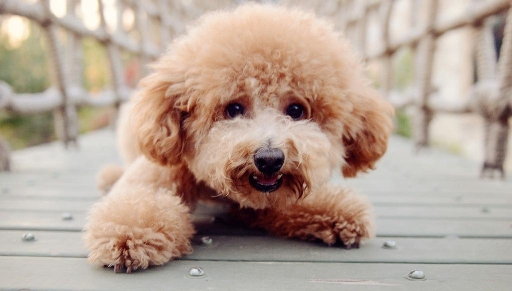
#> input picture OpenCv/图像美化/image1.jpg, 512 x 291 px
$ jupyter execute '01 灰度图像直方图.ipynb'   (shell and % lines are left out)   (older library calls are emulated)
#> lines starting #> are read from the running program, lines starting #| are printed output that depends on the picture
[cell 1]
import cv2
import numpy as np
import matplotlib.pyplot as plt

[cell 2]
# 1.读取图片并转换为灰度图片
# 2.创建一个1*256的全零数组 用于存放0-255这256个像素值的个数
# 3.用for循环对像素点进行遍历
# 4.根据像素值判断 让像素值加1
# 5.用for循环进行归一化(0-1) 把每一个像素值的个数转换为百分比
# 6.画图
img=cv2.imread('image1.jpg',1)
#> img is the input picture: shape (291, 512, 3); mean B, G, R 150.2, 163.1, 181.8
img=cv2.cvtColor(img,cv2.COLOR_BGR2GRAY)
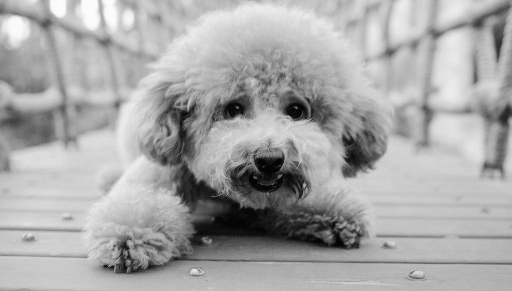
#> img: shape (291, 512); min 1, max 253, mean 167.2
print(img[0,0])
#| 168
imgInfo=img.shape
#> imgInfo = (291, 512)
heigth=imgInfo[0]
#> heigth = 291
width=imgInfo[1]
#> width = 512
dst=np.zeros(256,np.float)
# print(dst)
for i in range(heigth):
    for j in range(width):
        dst[img[i,j]]=dst[img[i,j]]+1
#> after the loop, dst = 256 values, max 2298 at index 201, min 0 at index 0, mean 582
for i in range(256):
    dst[i]=dst[i]/(width*heigth)
#> after the loop, dst = 256 values, max 0.0154 at index 201, min 0 at index 0, mean 0.00391
x = np.linspace(0,255,256)
y = dst
#> y has the same summary as dst
plt.bar(x,y,0.9,alpha = 1 ,color = 'b')
plt.show()
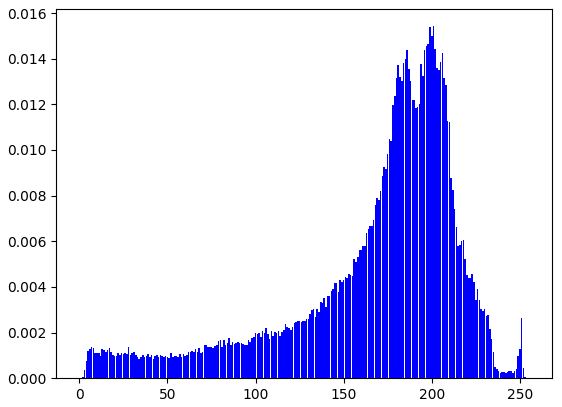
#> figure drawn by matplotlib, 1 panel; tallest bar 0.0154 high, from x = 200.6 to 201.5

[cell 3]
dst=np.zeros(255,np.uint8)
dst.shape

[cell 4]
dst[145]

[cell 5]
print()

[cell 6]
import cv2
import numpy as np
import matplotlib.pyplot as plt
img = cv2.imread('image1.jpg',1)
# cv2.imshow('src',img)
imgInfo = img.shape
#> imgInfo = (291, 512, 3)
height = imgInfo[0]
#> height = 291
width = imgInfo[1]
gray = cv2.cvtColor(img,cv2.COLOR_BGR2GRAY)
count = np.zeros(256,np.float)
for i in range(0,height):
    for j in range(0,width):
        pixel = gray[i,j]
        index = int(pixel)
        count[index] = count[index]+1
#> after the loop, count = 256 values, max 2298 at index 201, min 0 at index 0, mean 582
for i in range(0,256):
    count[i] = count[i]/(height*width)
#> after the loop, count has the same summary as dst
x = np.linspace(0,255,256)
y = count

plt.bar(x,y,0.9,alpha = 1 ,color = 'b')
plt.show()
print(y.shape)
#| (256,)
# print(count)
# cv2.waitKey(0)

[cell 7]
img=cv2.imread('image1.jpg',1)
# img=cv2.cvtColor(img,cv2.COLOR_BGR2GRAY)
# print(img[0,0])
imgInfo=img.shape
heigth=imgInfo[0]
width=imgInfo[1]
dstb=np.zeros(256,np.float)
dstg=np.zeros(256,np.float)
dstr=np.zeros(256,np.float)
print(dst.shape)
for i in range(heigth):
    for j in range(width):
        (b,g,r)=img[i,j]
        dstb[b]=dstb[b]+1
        dstg[g]=dstg[g]+1
        dstr[r]=dstr[r]+1
#> after the loop, dstb = 256 values, max 2029 at index 192, min 0 at index 246, mean 582; dstg = 256 values, max 2306 at index 197, min 0 at index 255, mean 582; dstr = 256 values, max 2445 at index 204, min 0 at index 0, mean 582
for i in range(256):#归一化
    dstb[i]=dstb[i]/(width*heigth)
    dstg[i]=dstg[i]/(width*heigth)
    dstr[i]=dstr[i]/(width*heigth)
#> after the loop, dstb = 256 values, max 0.0136 at index 192, min 0 at index 246, mean 0.00391; dstg = 256 values, max 0.0155 at index 197, min 0 at index 255, mean 0.00391; dstr = 256 values, max 0.0164 at index 204, min 0 at index 0, mean 0.00391
x = np.linspace(0,255,256)
yb = dstb
#> yb has the same summary as dstb
yg = dstg
#> yg has the same summary as dstg
yr = dstr
#> yr has the same summary as dstr
plt.bar(x,yb,0.9,alpha = 1 ,color = 'b')
plt.bar(x,yg,0.9,alpha = 1 ,color = 'g')
plt.bar(x,yr,0.9,alpha = 1 ,color = 'r')
plt.show()
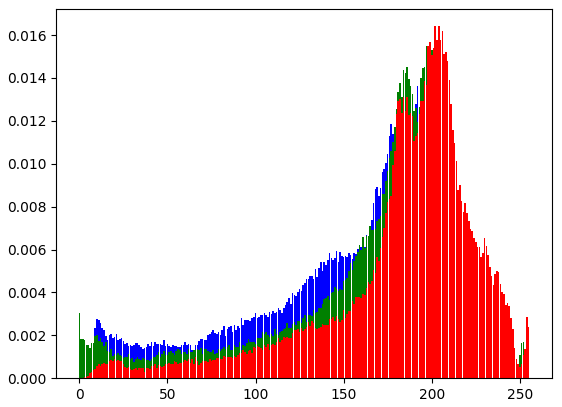
#> figure drawn by matplotlib, 1 panel; tallest bar 0.0136 high, from x = 191.6 to 192.5; tallest bar 0.0155 high, from x = 196.6 to 197.5; tallest bar 0.0164 high, from x = 203.6 to 204.5

[cell 8]
def ImageHist(image,type):
    color=(255,255,255)
    windowName='Gray'
    if type==31:
        color=(255,0,0)
        windowName='B Hist'
    elif type==32:
        color=(0,255,0)
        windowName='G Hist'
    elif type==33:
        color=(0,0,255)
        windowName='R Hist'
    hist=cv2.calcHist([image],[0],None,[256],[0.0,255.0])
    minV,maxV,minL,maxL=cv2.minMaxLoc(hist)
    print(minV,maxV,minL,maxL)
    histImg=np.zeros([256,256,3],np.uint8)
    for h in range(0,256):
        intenNormal=int(hist[h]*256/maxV)
        cv2.line(histImg,(h,256),(h,256-intenNormal),color)
    cv2.imshow(windowName,histImg)
    return histImg

img=cv2.imread('image1.jpg',1)
channels=cv2.split(img)#划分通道 b g r
for i in range(3):
    ImageHist(channels[i],31+i)
#> this loop made 3 passes
#> (maxV in ImageHist, minL in ImageHist, maxL in ImageHist) on passes 1 to 3: (2029, (0, 246), (0, 192)), (2306, (0, 255), (0, 197)), (2445, (0, 0), (0, 204))
#| 0.0 2029.0 (0, 246) (0, 192)
#| 0.0 2306.0 (0, 255) (0, 197)
#| 0.0 2445.0 (0, 0) (0, 204)
#> pass 1, in ImageHist, `cv2.imshow(windowName,histImg)`:
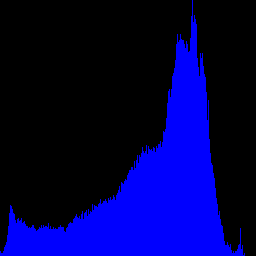
#> window 'B Hist': shape (256, 256, 3); mean B, G, R 72.7, 0, 0
#> pass 2, in ImageHist (call 2), `cv2.imshow(windowName,histImg)`:
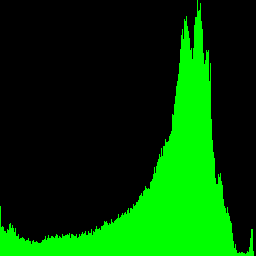
#> window 'G Hist': shape (256, 256, 3); mean B, G, R 0, 63.9, 0
cv2.waitKey()
cv2.destroyAllWindows()

[cell 9]
img=cv2.imread('image1.jpg',0)
#> img: shape (291, 512); min 0, max 253, mean 167.2
imgInfo=img.shape
#> imgInfo = (291, 512)
heigth=imgInfo[0]
width=imgInfo[1]
hist=cv2.calcHist([img],[0],None,[256],[0.0,255.0])
#> hist = 256 values, max 2298 at index 201, min 0 at index 254, mean 582
hist=hist.reshape(256,)
for i in range(0,256):
    hist[i] = hist[i]/(height*width)
#> after the loop, hist = 256 values, max 0.0154 at index 201, min 0 at index 254, mean 0.00391
x = np.linspace(0,255,256)
y=hist
#> y has the same summary as hist
plt.bar(x,y,0.9,alpha = 1 ,color = 'y')
plt.show()
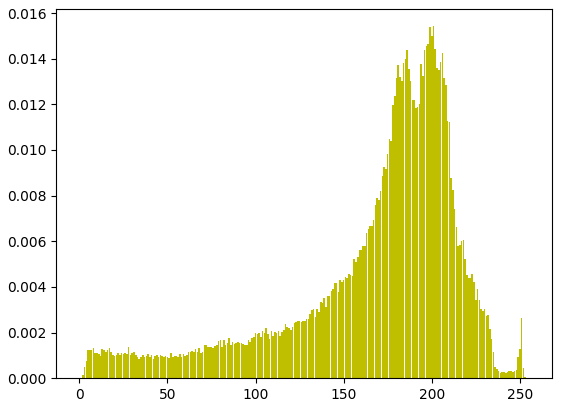
#> figure drawn by matplotlib, 1 panel; tallest bar 0.0154 high, from x = 200.6 to 201.5

[cell 10]
#彩色
img=cv2.imread('image1.jpg',1)
imgInfo=img.shape
#> imgInfo = (291, 512, 3)
heigth=imgInfo[0]
width=imgInfo[1]
histb=cv2.calcHist([img],[0],None,[256],[0,255])
#> histb = 256 values, max 2029 at index 192, min 0 at index 246, mean 582
histg=cv2.calcHist([img],[1],None,[256],[0,255])
#> histg = 256 values, max 2306 at index 197, min 0 at index 255, mean 582
histr=cv2.calcHist([img],[2],None,[256],[0,255])
#> histr = 256 values, max 2445 at index 204, min 0 at index 0, mean 580.6
histb=histb.reshape(256,)
histg=histg.reshape(256,)
histr=histr.reshape(256,)
for i in range(0,256):
    histb[i] = histb[i]/(heigth*width)
    histg[i] = histg[i]/(heigth*width)
    histr[i] = histr[i]/(heigth*width)
#> after the loop, histb has the same summary as dstb; histg has the same summary as dstg; histr = 256 values, max 0.0164 at index 204, min 0 at index 0, mean 0.0039
x = np.linspace(0,255,256)
yb=histb
plt.bar(x,yb,0.9,alpha = 1 ,color = 'b')
yg=histg
plt.show()
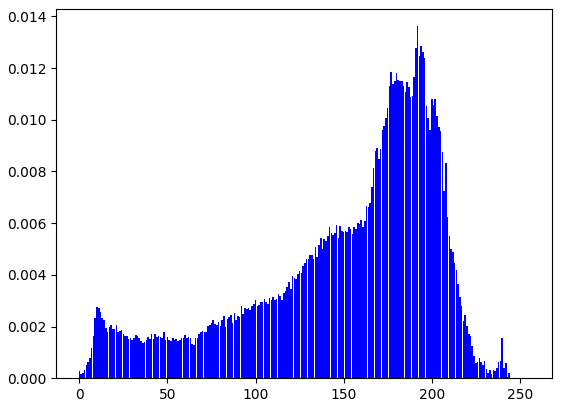
#> figure drawn by matplotlib, 1 panel; tallest bar 0.0136 high, from x = 191.6 to 192.5
plt.bar(x,yg,0.9,alpha = 1 ,color = 'g')
yr=histr
#> yr has the same summary as histr
plt.show()
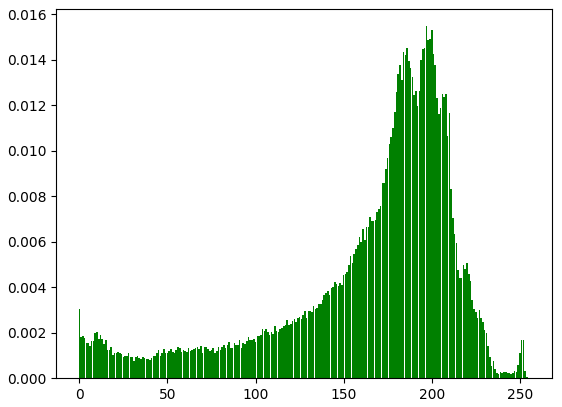
#> figure drawn by matplotlib, 1 panel; tallest bar 0.0155 high, from x = 196.6 to 197.5
plt.bar(x,yr,0.9,alpha = 1 ,color = 'r')
plt.show()
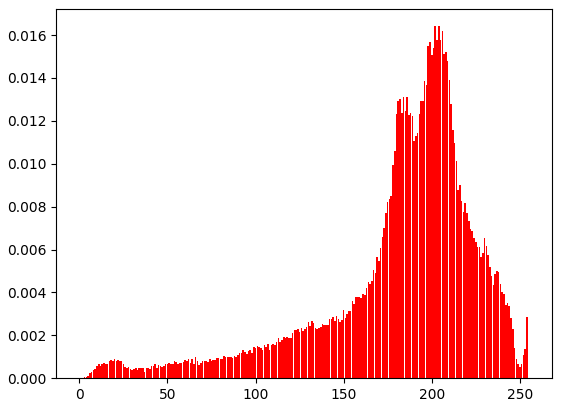
#> figure drawn by matplotlib, 1 panel; tallest bar 0.0164 high, from x = 203.6 to 204.5
# [6 lines of commented-out code are left out]

$ run again, with OpenCv/图像美化/image2.jpg copied over OpenCv/图像美化/image1.jpg
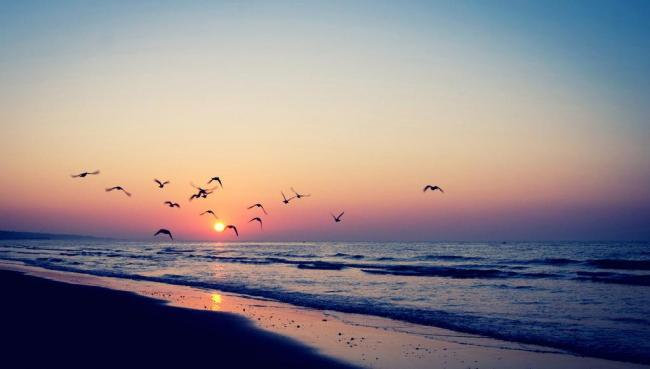
#> input picture OpenCv/图像美化/image2.jpg, 650 x 369 px
#> img is the input picture: shape (369, 650, 3); mean B, G, R 136.6, 131.5, 140.6
#| 128
#> after the loop `for i in range(heigth):`: dst = 256 values, max 17235 at index 6, min 0 at index 0, mean 936.9
#> after the loop `for i in range(256):`: dst = 256 values, max 0.0719 at index 6, min 0 at index 0, mean 0.00391
#> `y = dst`: y has the same summary as dst
#> after the loop `for i in range(0,height):`: count = 256 values, max 17235 at index 6, min 0 at index 0, mean 936.9
#> after the loop `for i in range(0,256):`: count has the same summary as dst
#| (256,)
#> after the loop `for i in range(heigth):`: dstb = 256 values, max 14984 at index 38, min 0 at index 22, mean 936.9; dstg = 256 values, max 17375 at index 2, min 0 at index 224, mean 936.9; dstr = 256 values, max 17100 at index 2, min 303 at index 28, mean 936.9
#> after the loop `for i in range(256):#归一化`: dstb = 256 values, max 0.0625 at index 38, min 0 at index 22, mean 0.00391; dstg = 256 values, max 0.0724 at index 2, min 0 at index 224, mean 0.00391; dstr = 256 values, max 0.0713 at index 2, min 0.00126 at index 28, mean 0.00391
#> yb has the same summary as dstb
#> yg has the same summary as dstg
#> `yr = dstr`: yr has the same summary as dstr
#> the loop `for i in range(3):` made 3 passes
#> (maxV in ImageHist, minL in ImageHist, maxL in ImageHist) on passes 1 to 3: (14984, (0, 22), (0, 38)), (17375, (0, 224), (0, 2)), (17100, (0, 255), (0, 2))
#> (printed output is left out)
#> pass 1, in ImageHist, `cv2.imshow(windowName,histImg)`:
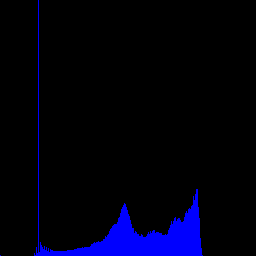
#> window 'B Hist': shape (256, 256, 3); mean B, G, R 15.6, 0, 0
#> `hist=cv2.calcHist([img],[0],None,[256],[0.0,255.0])`: hist = 256 values, max 17241 at index 6, min 0 at index 235, mean 936.9
#> after the loop `for i in range(0,256):`: hist = 256 values, max 0.0719 at index 6, min 0 at index 235, mean 0.00391
#> `y=hist`: y has the same summary as hist
#> `histb=cv2.calcHist([img],[0],None,[256],[0,255])`: histb = 256 values, max 14984 at index 38, min 0 at index 22, mean 936.9
#> `histg=cv2.calcHist([img],[1],None,[256],[0,255])`: histg = 256 values, max 17375 at index 2, min 0 at index 224, mean 936.8
#> `histr=cv2.calcHist([img],[2],None,[256],[0,255])`: histr = 256 values, max 17100 at index 2, min 0 at index 255, mean 933.4
#> after the loop `for i in range(0,256):`: histb has the same summary as dstb; histg has the same summary as dstg; histr = 256 values, max 0.0713 at index 2, min 0 at index 255, mean 0.00389
#> `yr=histr`: yr has the same summary as histr
#> `plt.show()`:
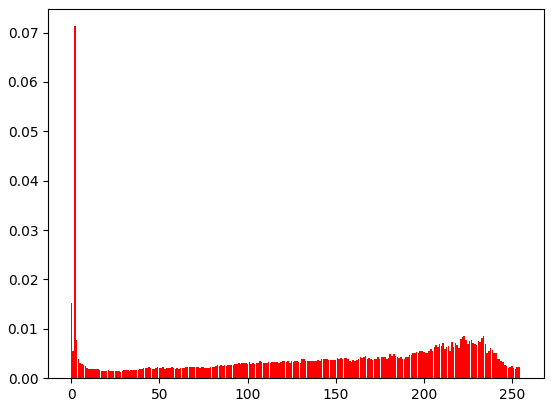
#> figure drawn by matplotlib, 1 panel; tallest bar 0.0713 high, from x = 1.55 to 2.45
